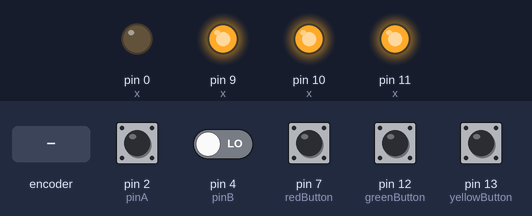
A sketch run on a simulated Arduino Uno, built with avr-gcc and run on an emulated ATmega328P. Parts: output pins drawn as LEDs (lit = HIGH). The inputs (shaded band) are chosen by the test bench; at power-on: pin 2 (pinA) HIGH, pin 4 (pinB), pin 7 (redButton), pin 12 (greenButton), pin 13 (yellowButton) LOW.

Above: at 1.2 s.
1.3 s: pin 7 (redButton) pulled HIGH for 0.15 s
At 2.3 s:
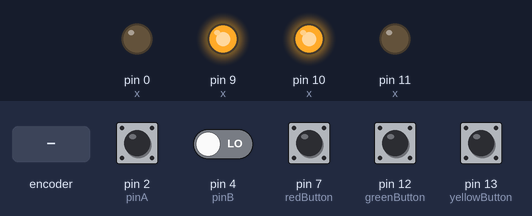
2.9 s: pin 12 (greenButton) pulled HIGH for 0.15 s
At 3.5 s:
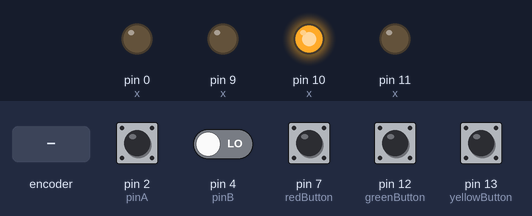
4.5 s: pin 13 (yellowButton) pulled HIGH for 0.15 s
At 5.7 s:
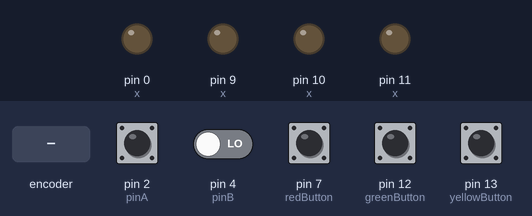
6.1 s: rotary encoder on pin 2 (pinA) / pin 4 (pinB) turned 3 steps (first pin leading)
At 6.9 s:
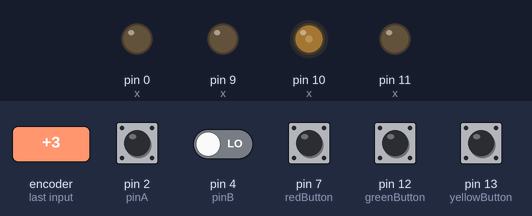
8.2 s: pin 7 (redButton) pulled HIGH for 1 s
At 8.7 s:
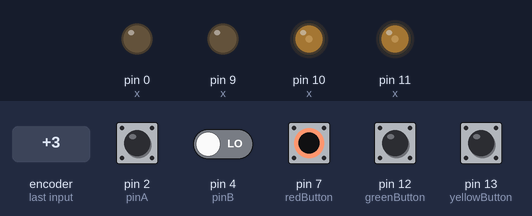
10.7 s: rotary encoder on pin 2 (pinA) / pin 4 (pinB) turned 1 step (first pin leading)
At 11.2 s:
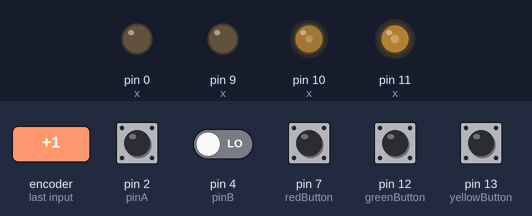
Timing chart, 0 to 13.4 s (numbered marks = the images above; inputs shaded):
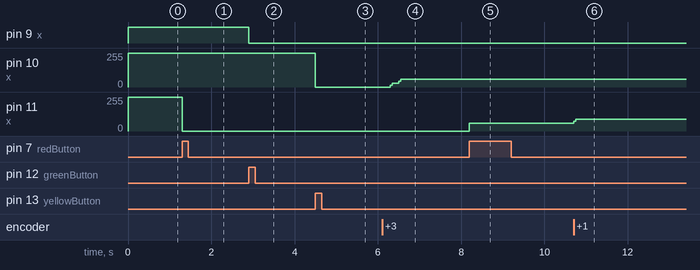

The sketch:

Lesson7.ino
```cpp
  int pinA = 2;  // Yhdistettynä CLK pinniin enkooderissa
  int pinB = 4;  // Yhdistettynä DT pinniin enkooderissa
  int encoderPosCount = 0; // Nollataan enkooderin asento
  int pinALast;
  int aVal;
  boolean bCW;
  const int greenButton = 12;     // vihreän valon napin pinni
  const int yellowButton = 13;     // keltaisen valon napin pinni
  const int redButton = 7;     // punaisen valon napin pinni
  int greenState = 0;         // vihreän valon napin status
  int yellowState = 0;         // keltaisen valon napin status
  int redState = 0;         // punaisen valon napin status
  int x = 0;
  int bright = 0;

 void setup() {
   pinMode(pinA,INPUT);
   pinMode(pinB,INPUT);
   pinMode(9,OUTPUT);
   pinMode(10,OUTPUT);
   pinMode(11,OUTPUT);
   pinMode(greenButton, INPUT);
   pinMode(yellowButton, INPUT);
   pinMode(redButton, INPUT);
   pinALast = digitalRead(pinA); // lue enkooderin nykyinen tila viimeiseksi tilaksi
   digitalWrite(9, HIGH); // Laita kaikki ledit päälle
   digitalWrite(10, HIGH);
   digitalWrite(11, HIGH);
 }

 void loop() {
  greenState = digitalRead(greenButton); // lue nappien tilat
  yellowState = digitalRead(yellowButton);
  redState = digitalRead(redButton);

  if (greenState == HIGH) { // jos nappi painettuna kerro mitä lediä säätää
    x = 9;
  }
  if (yellowState == HIGH) {
    x = 10;
  }
  if (redState == HIGH) {
    x = 11;
  }

  aVal = digitalRead(pinA); // lue enkooderin tila
  if (aVal != pinALast){ // jos enkooderi pyörii
    if (digitalRead(pinB) != aVal) {  // Jos pinA muuttuu ensin liikkuu enkooderi myötäpäivään
      encoderPosCount += 15; // liiku 15 askelta
      bCW = true; // myötäpäivään, bCW = boolean ClockWise
    } else { // muussa tapauksessa liikkuu enkooderi vastapäivään
      bCW = false;
      encoderPosCount -= 15;
    }
      if (encoderPosCount >= 255) { // jos enkooderin arvo on yli 255 sytytä ledi täysille
        bright = 255;
      }
      else if (encoderPosCount <= 0) { // jos enkooderin arvo on negatiivinen laita led pois päältä
        bright = 0;
      }
      else { // muussa tapauksessa enkooderin arvo on ledin kirkkauden arvo
        bright = encoderPosCount;
      }
  }
  analogWrite(x, bright); // lähetä kirkkauden arvo ledille
  pinALast = aVal; // laita enkooderin nykyinen arvo viimeiseksi arvoksi
 }
```

Measured:
- after the input at 1.3 s, pin 11 (x): 255/255 → 0/255 at once
- after the input at 2.9 s, pin 9 (x): HIGH → LOW at once
- after the input at 4.5 s, pin 10 (x): 255/255 → 0/255 at once
- after the input at 6.1 s, pin 10 (x): 0/255 → 30/255 after 0.20 s, → 60/255 0.20 s later
- after the input at 8.2 s, pin 11 (x): 0/255 → 60/255 at once
- after the input at 10.7 s, pin 11 (x): 60/255 → 90/255 at once
